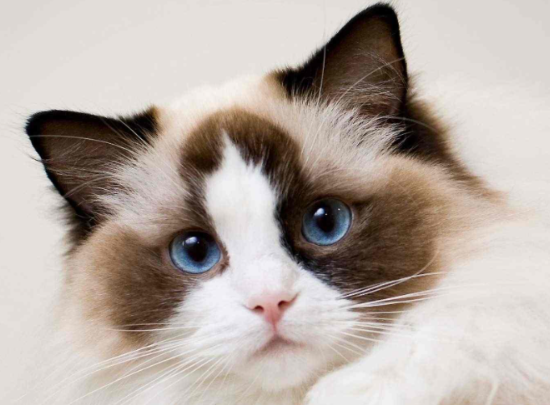
#> input picture utils/tryout/images/cat.png, 550 x 405 px, found by its file name
$ python draw.py
#> lines starting #> are read from the running program, lines starting #| are printed output that depends on the picture
import cv2
import math
import numpy as np
import pyzjr.Z as Z
from PIL import Image, ImageDraw


def DrawPolygon(img, points, color):
    """
    Draw a polygon onto an image using the given points and fill color.
    Parameters:
    -----------
    img : numpy.ndarray
        The image (as a NumPy array) on which the rectangle and corners will be drawn.
    points : list of tuples or numpy.ndarray
            List of vertex coordinates for polygons. Each coordinate should be a tuple (x, y) containing two integers,
            Alternatively, a NumPy array with the shape (n, 1, 2) can be passed, where n is the number of vertices of the polygon.
    color : tuple
        Fill the color of the polygon in the format of (B, G, R), with each value ranging from 0 to 255 (inclusive)
    Code Example:
    ------------
    >>> image = np.ones((400, 400, 3), dtype=np.uint8)
    >>> polygon_points = np.array([[100, 100], [200, 50], [300, 150], [250, 300], [150, 250]])
    >>> result_image = DrawPolygon(image, polygon_points,  (255, 0, 0))
    """
#> further down, img is the input picture: shape (405, 550, 3); mean B, G, R 164.4, 171.7, 182.7
    points = np.array([points])
    points = points.astype(np.int32)
    img = cv2.fillPoly(img, points, color)
    return img


def DrawCornerRectangle(img, bbox, length=30, lthickness=5, rthickness=1,
                        bboxcolor=Z.purple, cornercolor=Z.green):
    """
    Draws a rectangle with highlighted corners on an image. The rectangle is defined by a bounding box,
    and the corners are emphasized with lines of a specified length and thickness.

    Parameters:
    -----------
    img : numpy.ndarray
        The image (as a NumPy array) on which the rectangle and corners will be drawn.
    bbox : tuple
        The bounding box coordinates in the format `(x, y, x1, y1)`, where `(x, y)` is the top-left corner
        and `(x1, y1)` is the bottom-right corner.
    length : int, optional
        The length of the corner lines (default is 30 pixels).
    lthickness : int, optional
        The thickness of the corner lines (default is 5).
    rthickness : int, optional
        The thickness of the rectangle lines (default is 1).
    bboxcolor : tuple, optional
        The color of the rectangle in BGR format (e.g., (128, 0, 128) for purple). Default is `Z.purple`.
    cornercolor : tuple, optional
        The color of the corner lines in BGR format (e.g., (0, 255, 0) for green). Default is `Z.green`.

    Returns:
    --------
    numpy.ndarray
        The modified image with the rectangle and corners drawn.

    Usage Example:
    --------------
    >>> img = np.zeros((300, 500, 3), dtype=np.uint8)
    >>> bbox = (50, 50, 200, 150)
    >>> img = DrawCornerRectangle(img, bbox, length=30, lthickness=5, rthickness=1,
    ...                          bboxcolor=(128, 0, 128), cornercolor=(0, 255, 0))
    """
#> called with bbox = (50, 50, 200, 150), length = 30, lthickness = 5, rthickness = 1, bboxcolor = (128, 0, 128), cornercolor = (0, 255, 0)
    x, y, x1, y1 = bbox
    cv2.rectangle(img, (x, y), (x1, y1), bboxcolor, rthickness)
    # Top-left corner (x, y)
    cv2.line(img, (x, y), (x + length, y), cornercolor, lthickness)
    cv2.line(img, (x, y), (x, y + length), cornercolor, lthickness)
    # Top-right corner (x1, y)
    cv2.line(img, (x1, y), (x1 - length, y), cornercolor, lthickness)
    cv2.line(img, (x1, y), (x1, y + length), cornercolor, lthickness)
    # Bottom-left corner (x, y1)
    cv2.line(img, (x, y1), (x + length, y1), cornercolor, lthickness)
    cv2.line(img, (x, y1), (x, y1 - length), cornercolor, lthickness)
    # Bottom-right corner (x1, y1)
    cv2.line(img, (x1, y1), (x1 - length, y1), cornercolor, lthickness)
    cv2.line(img, (x1, y1), (x1, y1 - length), cornercolor, lthickness)
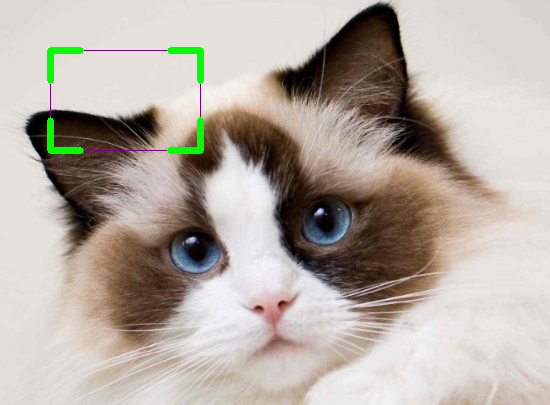
#> img: shape (405, 550, 3); mean B, G, R 163.3, 172.4, 181.3

    return img


def select_roi_region(image_path, line_color=(0, 255, 0), zoom_factor=3):
    """
    Interactive ROI selection tool with real-time zoom preview
    Args:
        image_path: Path to input image
        line_color: BGR color tuple for rectangle (default: green)
        zoom_factor: Multiplier for preview window zoom (default: 3x)
    Returns:
        tuple: (x, y, width, height) of selected region
    """
    drawing = False
    ix, iy = -1, -1
    x, y, w, h = 0, 0, 0, 0
    img = cv2.imread(image_path)
    clone = img.copy()

    # 鼠标回调函数
    # [48 lines left out: function mouse_callback, not called in this run]

    cv2.namedWindow("Select ROI (SPACE=Clear | ENTER=Confirm)")
    cv2.setMouseCallback("Select ROI (SPACE=Clear | ENTER=Confirm)", mouse_callback)

    while True:
        cv2.imshow("Select ROI (SPACE=Clear | ENTER=Confirm)", clone)
        key = cv2.waitKey(1) & 0xFF
        # 空格键：清除选择
        if key == 32:
            clone = img.copy()
            ix, iy = -1, -1
            x, y, w, h = 0, 0, 0, 0
            try:
                cv2.destroyWindow("Enlarged Preview") if cv2.getWindowProperty("Enlarged Preview", 0) >= 0 else None
            except:
                pass
            cv2.imshow("Select ROI (SPACE=Clear | ENTER=Confirm)", clone)
        # 回车键：确认选择
        if key == 13:
            try:
                cv2.destroyWindow("Enlarged Preview")
            except:
                pass
            break
    cv2.destroyAllWindows()
    print(f"Final selection - X:{x} Y:{y} W:{w} H:{h}")
    return (x, y, w, h)


# [79 lines left out: function plot_highlight_region, not called in this run]


if __name__ == "__main__":
    imagePath = r"E:\PythonProject\pyzjrPyPi\pyzjr\utils\tryout\images\cat.png"
    image = np.ones((400, 400, 3), dtype=np.uint8)
    polygon_points = np.array([[100, 100], [200, 50], [300, 150], [250, 300], [150, 250]])
    result_image = DrawPolygon(image, polygon_points, (255, 0, 0))
    img = cv2.imread(imagePath)
    # img = np.zeros((300, 500, 3), dtype=np.uint8)
    bbox = (50, 50, 200, 150)
    img = DrawCornerRectangle(img, bbox, length=30, lthickness=5, rthickness=1,
                              bboxcolor=(128, 0, 128), cornercolor=(0, 255, 0))
    cv2.imshow("show", img)
    cv2.imshow("show2", result_image)
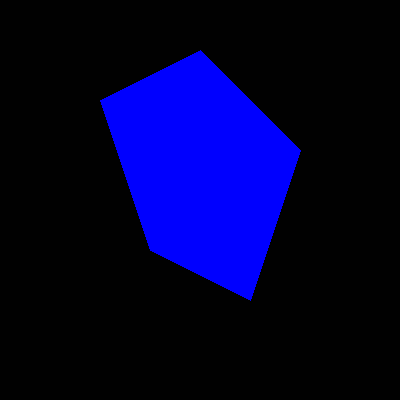
#> window 'show2': shape (400, 400, 3); mean B, G, R 49, 0.8, 0.8
    cv2.waitKey(0)

    im_path = r'E:\PythonProject\img_processing_techniques_main\Enlarge_local_details\gtimage\861.png'
    region_to_zoom = select_roi_region(im_path)
#> (the run stopped early here; a loop or call above may not have finished)

$ run again, with utils/tryout/images/dog.png copied over utils/tryout/images/cat.png
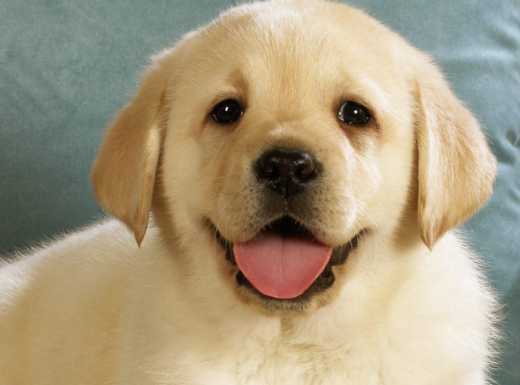
#> input picture utils/tryout/images/dog.png, 520 x 385 px, found by its file name
#> img is the input picture: shape (385, 520, 3); mean B, G, R 127.9, 155.2, 168.5
#> in DrawCornerRectangle, `cv2.line(img, (x1, y1), (x1, y1 - length), cornercolor, lthickness)`:
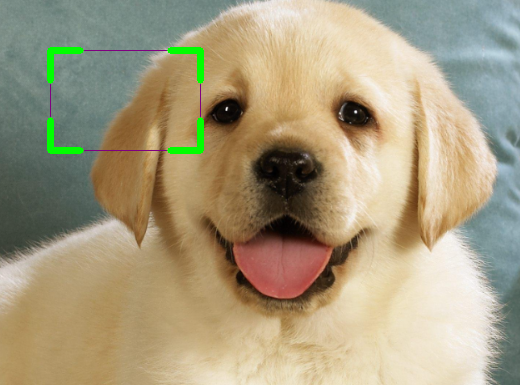
#> img: shape (385, 520, 3); mean B, G, R 126.9, 156.1, 167.2

$ run again, with utils/tryout/images/bird.jpg saved as utils/tryout/images/cat.png
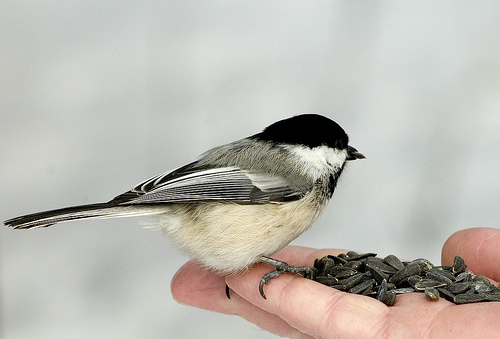
#> input picture utils/tryout/images/bird.jpg, 500 x 339 px, found by its file name
#> img is the input picture: shape (339, 500, 3); mean B, G, R 177, 184.2, 187.3
#> in DrawCornerRectangle, `cv2.line(img, (x1, y1), (x1, y1 - length), cornercolor, lthickness)`:
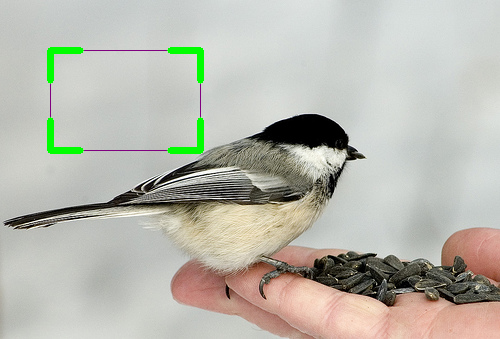
#> img: shape (339, 500, 3); mean B, G, R 174.8, 184.4, 185.1
